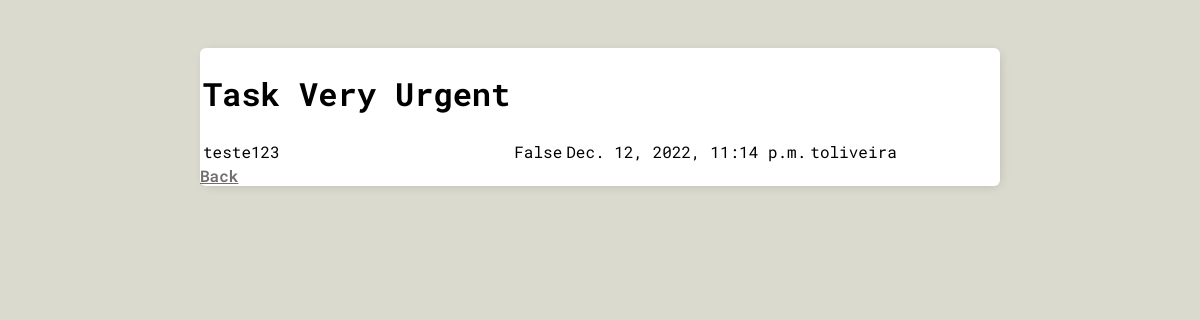
The app's page /task/5/ (signed in), older data.
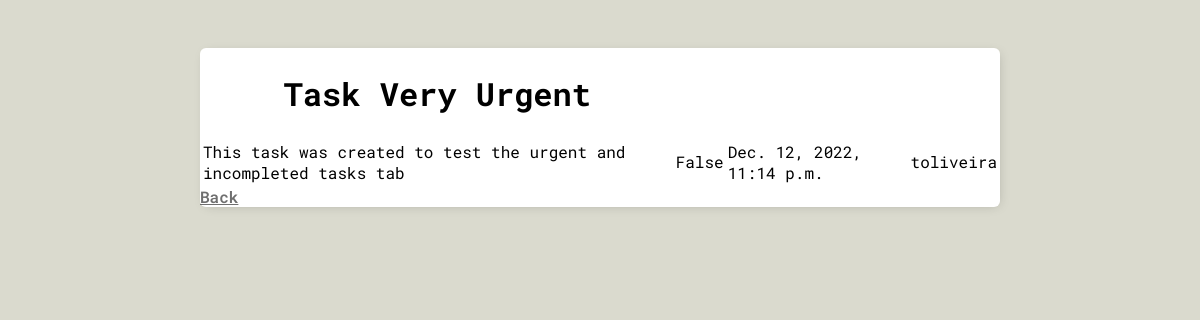
The same page, newer data.
### main/models.py (models this page shows, shortened)
class Task(models.Model):
    user = models.ForeignKey(User, on_delete=models.CASCADE, null=True, blank=True)
    title = models.CharField(max_length=100, null=True, blank=True)
    description = models.TextField(null=True, blank=True)
    urgent = models.BooleanField(default=False)
    complete = models.BooleanField(default=False)
    created = models.DateTimeField(auto_now_add=True)
    class Meta:
        ordering = ["complete","created"]

### main/views.py (the view)
# urls.py: path('task/<int:pk>/', taskDetail.as_view(), name='tasks'),
class taskDetail(LoginRequiredMixin, DetailView):
    model = Task
    context_object_name = 'task'

### main/templates/main/task_detail.html (shortened to what this page needs)
{% extends 'main/base.html' %}
{% block content %}
<table>
    <tr>
        <th><h1>{{task.title}}</h1></th>
    </tr>
    <tr>
        <td>{{task.description}}</td>
        <td>{{task.complete}}</td>
        <td>{{task.created}}</td>
        <td>{{task.user}}</td>
    </tr>
</table>
<a href="{% url 'tasks' %}">Back</a>
{% endblock %}

Row changes from the older to the newer data that the page shows:
changed Task "Task Very Urgent": description "teste123" → "This task was created to test the urgent and incompleted tasks tab"
